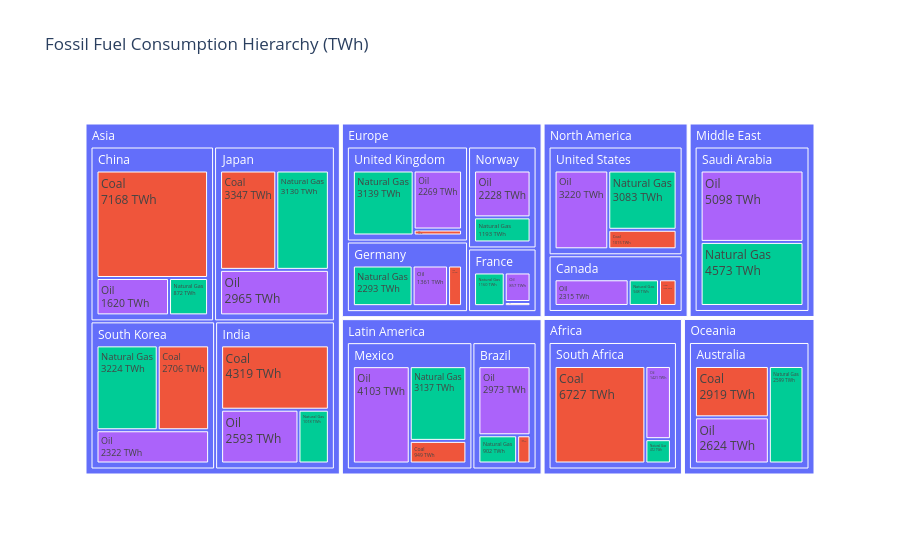

This figure's notebook cell:
### Markdown cell above
## Task 1 — Treemap: fossil fuel dependency by country

**What to build:** A treemap showing **fossil fuel TWh only**, broken down by Region → Country → Source (Coal / Oil / Natural Gas).

**Requirements:**
- Filter to fossil sources only before plotting
- Use `path=['Region', 'Country', 'Source']` for the hierarchy
- Colour encodes the fossil source type (Coal / Oil / Natural Gas) with a CVD-safe palette
- Show TWh values in labels — no percentages
- Grey out parent nodes (Region and Country level)
- Insight title naming which region or country is most fossil-dependent

> 💡 `df.loc[df['Source_Type'] == 'Fossil']`

### Code cell
import pandas as pd
import plotly.express as px

df = pd.read_csv('../data/global_energy_mix.csv')

# Step 1: Create category column
source_category = {
    'Coal': 'Fossil', 'Oil': 'Fossil', 'Natural Gas': 'Fossil',
    'Nuclear': 'Low-carbon', 'Hydro': 'Low-carbon',
    'Wind': 'Renewable', 'Solar': 'Renewable', 'Other Renewables': 'Renewable'
}

df['Source_Type'] = df['Source'].map(source_category)

# Step 2: Filter fossil fuels
df_fossil = df[df['Source_Type'] == 'Fossil'].copy()

# Step 3: Treemap
fig = px.treemap(
    df_fossil,
    path=['Region', 'Country', 'Source'],
    values='TWh',
    color='Source',
    title='Fossil Fuel Consumption Hierarchy (TWh)'
)

# Step 4: Styling
fig.update_traces(
    texttemplate='%{label}<br>%{value} TWh'
)

fig.show()

### Figure 1 — Plotly figure (JSON) as saved in the notebook; plotly's stock layout.template omitted (floating-point values rounded to 4 significant figures)
{"data": [{"branchvalues": "total", "customdata": [["(?)"], ["(?)"], ["(?)"], ["(?)"], ["(?)"], ["(?)"], ["(?)"], ["(?)"], ["(?)"], ["(?)"], ["(?)"], ["(?)"], ["(?)"], ["(?)"], ["(?)"], ["(?)"], ["(?)"], ["(?)"], ["(?)"], ["(?)"], ["(?)"], ["(?)"], ["Coal"], ["Coal"], ["Coal"], ["Coal"], ["Coal"], ["Coal"], ["Coal"], ["Coal"], ["Coal"], ["Coal"], ["Coal"], ["Coal"], ["Coal"], ["Natural Gas"], ["Natural Gas"], ["Natural Gas"], ["Natural Gas"], ["Natural Gas"], ["Natural Gas"], ["Natural Gas"], ["Natural Gas"], ["Natural Gas"], ["Natural Gas"], ["Natural Gas"], ["Natural Gas"], ["Natural Gas"], ["Natural Gas"], ["Natural Gas"], ["Oil"], ["Oil"], ["Oil"], ["Oil"], ["Oil"], ["Oil"], ["Oil"], ["Oil"], ["Oil"], ["Oil"], ["Oil"], ["Oil"], ["Oil"], ["Oil"], ["Oil"]], "domain": {"x": [0, 1], "y": [0, 1]}, "hovertemplate": "labels=%{label}<br>TWh=%{value}<br>parent=%{parent}<br>id=%{id}<br>Source=%{customdata[0]}<extra></extra>", "ids": ["Africa", "North America/United States", "Asia/China", "Europe/Germany", "Europe/France", "Europe/United Kingdom", "Asia/India", "Latin America/Brazil", "Oceania/Australia", "Middle East", "Asia/South Korea", "Asia/Japan", "Middle East/Saudi Arabia", "Africa/South Africa", "North America/Canada", "Latin America/Mexico", "North America", "Asia", "Europe", "Latin America", "Oceania", "Europe/Norway", "Latin America/Mexico/Coal", "North America/Canada/Coal", "Africa/South Africa/Coal", "Asia/South Korea/Coal", "North America/United States/Coal", "Latin America/Brazil/Coal", "Europe/France/Coal", "Asia/India/Coal", "Asia/Japan/Coal", "Asia/China/Coal", "Europe/Germany/Coal", "Europe/United Kingdom/Coal", "Oceania/Australia/Coal", "Europe/United Kingdom/Natural Gas", "Europe/Germany/Natural Gas", "Asia/India/Natural Gas", "Asia/Japan/Natural Gas", "Latin America/Brazil/Natural Gas", "Latin America/Mexico/Natural Gas", "North America/Canada/Natural Gas", "Africa/South Africa/Natural Gas", "Oceania/Australia/Natural Gas", "Middle East/Saudi Arabia/Natural Gas", "Europe/Norway/Natural Gas", "North America/United States/Natural Gas", "Asia/South Korea/Natural Gas", "Asia/China/Natural Gas", "Europe/France/Natural Gas", "Asia/China/Oil", "Europe/Germany/Oil", "North America/United States/Oil", "Asia/Japan/Oil", "Europe/United Kingdom/Oil", "Asia/India/Oil", "Latin America/Brazil/Oil", "Latin America/Mexico/Oil", "North America/Canada/Oil", "Oceania/Australia/Oil", "Africa/South Africa/Oil", "Europe/Norway/Oil", "Asia/South Korea/Oil", "Europe/France/Oil", "Middle East/Saudi Arabia/Oil"], "labels": ["Africa", "United States", "China", "Germany", "France", "United Kingdom", "India", "Brazil", "Australia", "Middle East", "South Korea", "Japan", "Saudi Arabia", "South Africa", "Canada", "Mexico", "North America", "Asia", "Europe", "Latin America", "Oceania", "Norway", "Coal", "Coal", "Coal", "Coal", "Coal", "Coal", "Coal", "Coal", "Coal", "Coal", "Coal", "Coal", "Coal", "Natural Gas", "Natural Gas", "Natural Gas", "Natural Gas", "Natural Gas", "Natural Gas", "Natural Gas", "Natural Gas", "Natural Gas", "Natural Gas", "Natural Gas", "Natural Gas", "Natural Gas", "Natural Gas", "Natural Gas", "Oil", "Oil", "Oil", "Oil", "Oil", "Oil", "Oil", "Oil", "Oil", "Oil", "Oil", "Oil", "Oil", "Oil", "Oil"], "marker": {"colors": ["#636efa", "#636efa", "#636efa", "#636efa", "#636efa", "#636efa", "#636efa", "#636efa", "#636efa", "#636efa", "#636efa", "#636efa", "#636efa", "#636efa", "#636efa", "#636efa", "#636efa", "#636efa", "#636efa", "#636efa", "#636efa", "#636efa", "#EF553B", "#EF553B", "#EF553B", "#EF553B", "#EF553B", "#EF553B", "#EF553B", "#EF553B", "#EF553B", "#EF553B", "#EF553B", "#EF553B", "#EF553B", "#00cc96", "#00cc96", "#00cc96", "#00cc96", "#00cc96", "#00cc96", "#00cc96", "#00cc96", "#00cc96", "#00cc96", "#00cc96", "#00cc96", "#00cc96", "#00cc96", "#00cc96", "#ab63fa", "#ab63fa", "#ab63fa", "#ab63fa", "#ab63fa", "#ab63fa", "#ab63fa", "#ab63fa", "#ab63fa", "#ab63fa", "#ab63fa", "#ab63fa", "#ab63fa", "#ab63fa", "#ab63fa"]}, "name": "", "parents": ["", "North America", "Asia", "Europe", "Europe", "Europe", "Asia", "Latin America", "Oceania", "", "Asia", "Asia", "Middle East", "Africa", "North America", "Latin America", "", "", "", "", "", "Europe", "Latin America/Mexico", "North America/Canada", "Africa/South Africa", "Asia/South Korea", "North America/United States", "Latin America/Brazil", "Europe/France", "Asia/India", "Asia/Japan", "Asia/China", "Europe/Germany", "Europe/United Kingdom", "Oceania/Australia", "Europe/United Kingdom", "Europe/Germany", "Asia/India", "Asia/Japan", "Latin America/Brazil", "Latin America/Mexico", "North America/Canada", "Africa/South Africa", "Oceania/Australia", "Middle East/Saudi Arabia", "Europe/Norway", "North America/United States", "Asia/South Korea", "Asia/China", "Europe/France", "Asia/China", "Europe/Germany", "North America/United States", "Asia/Japan", "Europe/United Kingdom", "Asia/India", "Latin America/Brazil", "Latin America/Mexico", "North America/Canada", "Oceania/Australia", "Africa/South Africa", "Europe/Norway", "Asia/South Korea", "Europe/France", "Middle East/Saudi Arabia"], "texttemplate": "%{label}<br>%{value} TWh", "type": "treemap", "values": [8620.0, 7318.0, 9660.0, 4191.0, 2137.0, 5638.0, 7930.0, 4187.0, 8142.0, 9671.0, 8252.0, 9442.0, 9671.0, 8620.0, 3813.0, 8189.0, 11130.0, 35280.0, 15390.0, 12380.0, 8142.0, 3421.0, 949.0, 550.0, 6727.0, 2706.0, 1015.0, 312.0, 120.0, 4319.0, 3347.0, 7168.0, 537.0, 230.0, 2919.0, 3139.0, 2293.0, 1018.0, 3130.0, 902.0, 3137.0, 948.0, 472.0, 2599.0, 4573.0, 1193.0, 3083.0, 3224.0, 872.0, 1160.0, 1620.0, 1361.0, 3220.0, 2965.0, 2269.0, 2593.0, 2973.0, 4103.0, 2315.0, 2624.0, 1421.0, 2228.0, 2322.0, 857.0, 5098.0]}], "layout": {"legend": {"tracegroupgap": 0}, "title": {"text": "Fossil Fuel Consumption Hierarchy (TWh)"}}}
